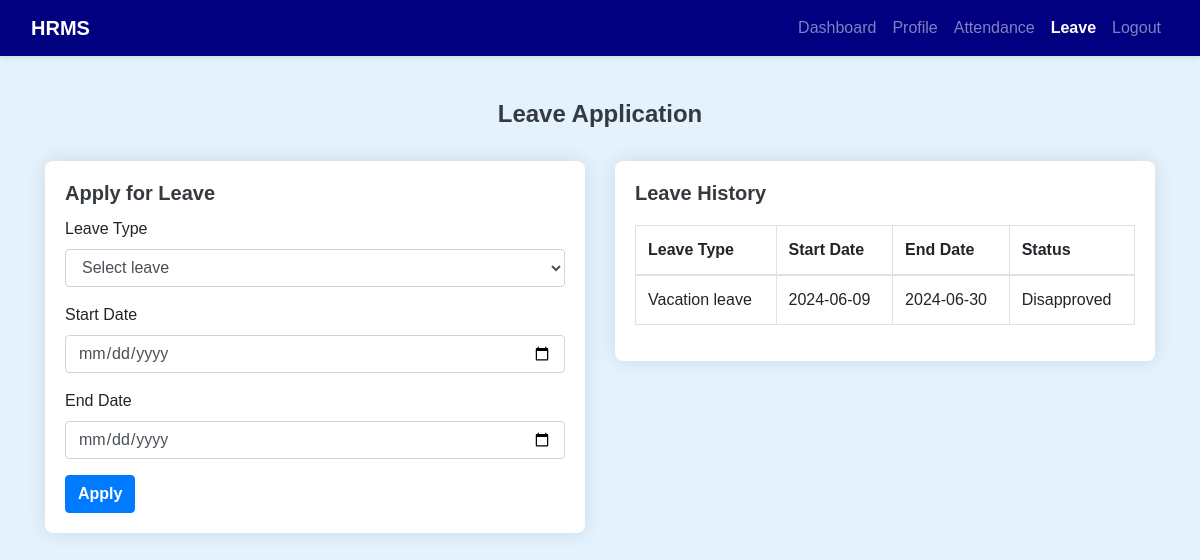
Page /employeeLeave.php (signed in) on the committed database.
### tables this page shows
CREATE TABLE `employee_leave` (
  `leaveId` int(11) NOT NULL,
  `employeeId` int(11) DEFAULT NULL,
  `firstName` varchar(255) NOT NULL,
  `lastName` varchar(255) NOT NULL,
  `leaveType` varchar(255) NOT NULL,
  `startDate` date NOT NULL,
  `endDate` date NOT NULL,
  `status` varchar(255) NOT NULL
);

### employeeLeave.php (the view, shortened to what this page needs)
<?php
include 'connect.php';
$userId = $_SESSION['userId'];
$employeeIdQuery = "SELECT employeeId FROM user WHERE userId = ?";
$stmt = $conn->prepare($employeeIdQuery);
$stmt->bind_param("i", $userId);
$stmt->execute();
$result = $stmt->get_result();
if ($row = $result->fetch_assoc()) {
   $employeeId = $row['employeeId'];
} else {
   die("Employee ID not found for the given user ID.");
}
function fetchLeaveHistory($conn, $employeeId)
{
   $leaveHistory = [];
   $stmt = $conn->prepare("SELECT leaveId, leaveType, startDate, endDate, status FROM employee_leave WHERE employeeId = ?");
   $stmt->bind_param("i", $employeeId);
   $stmt->execute();
   $result = $stmt->get_result();
   while ($row = $result->fetch_assoc()) {
      $leaveHistory[] = $row;
   }
   return $leaveHistory;
}
$leaveHistory = fetchLeaveHistory($conn, $employeeId);
?>
<!DOCTYPE html>
<html lang="en">
<head>
   <link href="https://stackpath.bootstrapcdn.com/bootstrap/4.5.2/css/bootstrap.min.css" rel="stylesheet">
   <link href="https://cdnjs.cloudflare.com/ajax/libs/font-awesome/5.15.3/css/all.min.css" rel="stylesheet">
</head>
<body>
   <nav class="navbar navbar-expand-lg navbar-dark">
      <div class="container-fluid">
         <a class="navbar-brand" href="#">HRMS</a>
         <div class="collapse navbar-collapse" id="navbarNav">
            <ul class="navbar-nav ml-auto">
               <li class="nav-item">
                  <a class="nav-link" href="employeeDashboard.php">Dashboard</a>
               </li>
               <li class="nav-item">
                  <a class="nav-link" href="employeeProfile.php">Profile</a>
               </li>
               <li class="nav-item">
                  <a class="nav-link" href="employeeAttendance.php">Attendance</a>
               </li>
               <li class="nav-item ">
                  <a class="nav-link active" href="employeeLeave.php">Leave</a>
               </li>
               <li class="nav-item">
                  <a class="nav-link" href="logout.php">Logout</a>
               </li>
            </ul>
         </div>
      </div>
   </nav>
   <div class="container mt-4">
      <div class="row">
         <div class="col-md-12">
            <h2 class="page-title text-center">Leave Application</h2>
         </div>
      </div>
      <div class="row mt-4">
         <div class="col-md-6">
            <div class="card">
               <div class="card-body">
                  <h5 class="card-title">Apply for Leave</h5>
                  <form action="<?php echo $_SERVER['PHP_SELF']; ?>" method="POST">
                     <div class="form-group">
                        <label for="leaveType">Leave Type</label>
                        <select class="form-control" id="leaveType" name="leaveType" required>
                          <option value="Select leave">Select leave</option>
                        </select>
                     </div>
                     <div class="form-group">
                        <label for="startDate">Start Date</label>
                        <input type="date" class="form-control" id="startDate" name="startDate" required>
                     </div>
                     <div class="form-group">
                        <label for="endDate">End Date</label>
                        <input type="date" class="form-control" id="endDate" name="endDate" required>
                     </div>
                     <button type="submit" class="btn btn-primary" name="applyLeave">Apply</button>
                  </form>
               </div>
            </div>
         </div>
         <div class="col-md-6">
            <div class="card">
               <div class="card-body">
                  <h5 class="card-title">Leave History</h5>
                  <?php if (empty($leaveHistory)): ?>
                     <p class="card-text">No leave records found.</p>
                  <?php else: ?>
                     <table class="table table-bordered">
                        <thead>
                           <tr>
                              <th scope="col">Leave Type</th>
                              <th scope="col">Start Date</th>
                              <th scope="col">End Date</th>
                              <th scope="col">Status</th>
                           </tr>
                        </thead>
                        <tbody>
                           <?php foreach ($leaveHistory as $leave): ?>
                              <tr>
                                 <td><?php echo htmlspecialchars($leave['leaveType']); ?></td>
                                 <td><?php echo htmlspecialchars($leave['startDate']); ?></td>
                                 <td><?php echo htmlspecialchars($leave['endDate']); ?></td>
                                 <td><?php echo htmlspecialchars($leave['status']); ?></td>
                              </tr>
                           <?php endforeach; ?>
                        </tbody>
                     </table>
                  <?php endif; ?>
               </div>
            </div>
         </div>
      </div>
   </div>
</body>
</html>

### employeeLeave.php (style rules this page uses)
body { background-color: #e3f2fd; font-family: Arial, sans-serif; }
.navbar { background-color: navy; box-shadow: 0 2px 4px rgba(0, 0, 0, 0.1); }
.navbar-brand { font-weight: bold; color: #343a40; }
.navbar-nav .nav-link { color: #343a40; }
.navbar-nav .nav-link.active { font-weight: bold; }
.page-title { font-size: 24px; font-weight: bold; margin-top: 20px; color: #343a40; }
.card { border: none; border-radius: 8px; background-color: #ffffff; box-shadow: 0 0 20px rgba(0, 0, 0, 0.1); transition: transform 0.3s ease-in-out; }
.card-body { padding: 20px; }
.card-title { font-size: 20px; font-weight: bold; color: #343a40; }
.btn-primary { background-color: #007bff; border-color: #007bff; font-weight: bold; }
.table { margin-top: 20px; }

### rows in the picture
employee_leave: leaveType "Vacation leave", startDate "2024-06-09", endDate "2024-06-30", status "Disapproved"
